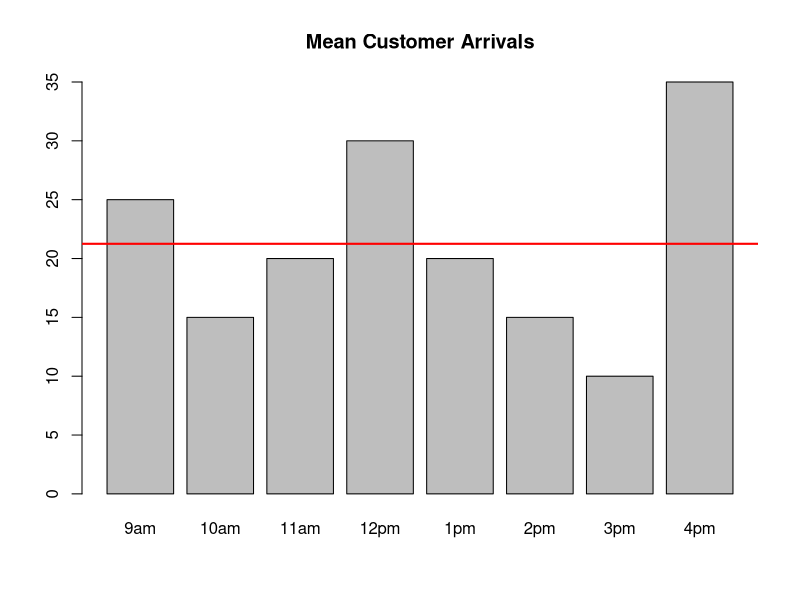
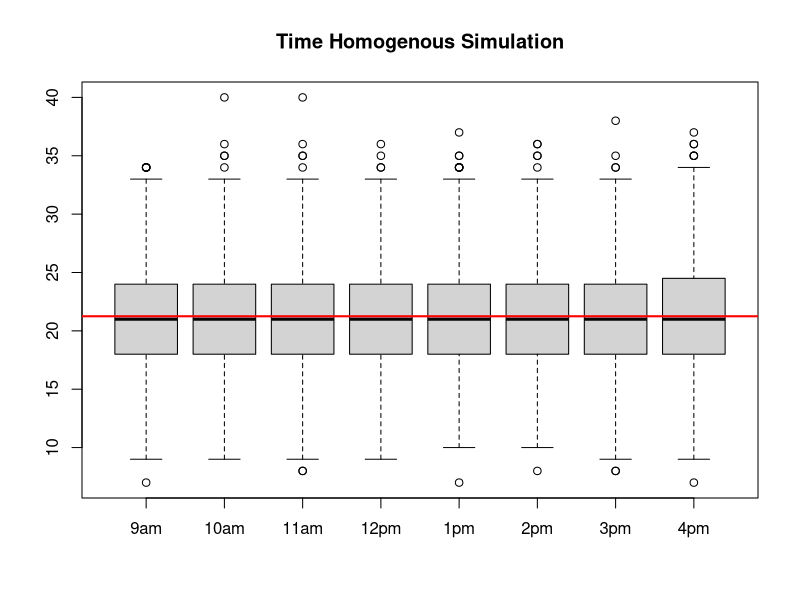
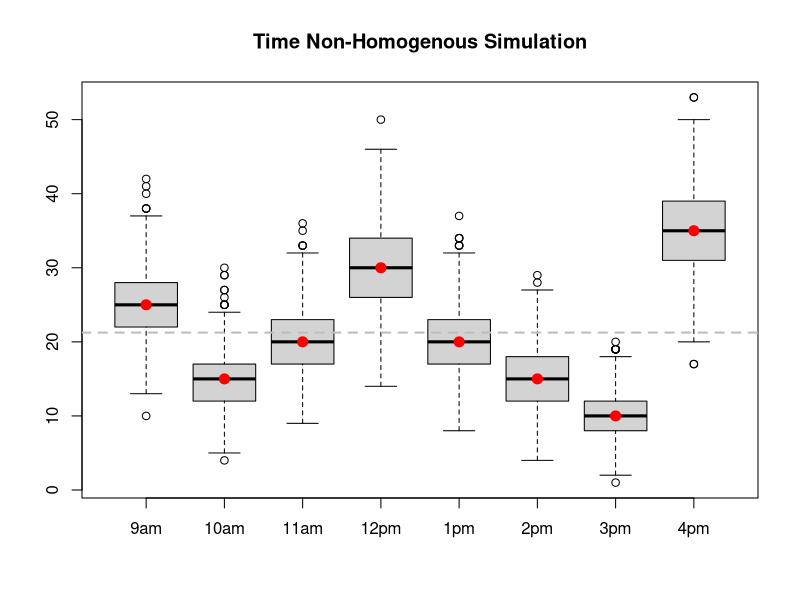

Reproduce these figures in R, in order. (Note: this script raises an error after producing the figures.)
arrivals.9to5 <- c(25,15,20,30,20,15,10,35);
barplot(arrivals.9to5,
        names.arg=c('9am','10am','11am','12pm','1pm','2pm','3pm','4pm'))
title('Mean Customer Arrivals')
abline(h=mean(arrivals.9to5),col='red',lwd=2)
avg.day <- function(overall.mean){
  arrivals.by.hour <- rpois(n=8,lambda=overall.mean);
  return(arrivals.by.hour)
}
# Simulate 1000 days;
avgDay.m <- matrix(NA,nrow=1000,ncol=8);
for (j in 1:1000){
  avgDay.m[j,] <- avg.day(overall.mean=21.25);
}
# Convert matrix to data frame
avgDay.df <- as.data.frame(avgDay.m);
colnames(avgDay.df) <- c('9am','10am','11am','12pm','1pm','2pm','3pm','4pm');
head(avgDay.df)
boxplot(avgDay.df)
abline(h=mean(arrivals.9to5),col='red',lwd=2)
title('Time Homogenous Simulation')
sim.day <- function(mean.vec){
  arrivals.by.hour <- rep(NA,length(mean.vec));
  for (j in 1:length(mean.vec)){
    arrivals.by.hour[j] <- rpois(n=1,lambda=mean.vec[j]);
  }
  return(arrivals.by.hour)
}
# Simulate 1000 days;
simDay.m <- matrix(NA,nrow=1000,ncol=8);
for (j in 1:1000){
  simDay.m[j,] <- sim.day(mean.vec=c(25,15,20,30,20,15,10,35));
}
# Convert matrix to data frame
simDay.df <- as.data.frame(simDay.m);
colnames(simDay.df) <- c('9am','10am','11am','12pm','1pm','2pm','3pm','4pm');
head(simDay.df)
boxplot(simDay.df)
abline(h=mean(arrivals.9to5),col='grey',lwd=2,lty=2)
points(c(25,15,20,30,20,15,10,35),pch=20,col='red',cex=2)
title('Time Non-Homogenous Simulation')
# Define quantile points of interest
p <- c(0.01,0.05,0.10,0.25,0.50,0.75,0.90,0.95,0.99);
# Compute hourly quantiles for average day simulation
avgDay.quantiles <- lapply(avgDay.df,MARGIN=2,FUN=quantile,p);
# Check that lapply() was used correctly
quantile(avgDay.df$'3pm',p)
ks.test(avgDay.df$'9am',simDay.df$'9am')
avgDay.grade9am <- ifelse(avgDay.df$'9am'>30,'01: Understaffed',
                          ifelse(avgDay.df$'9am'<13,'02: Overstaffed',
                                 '03: Staffed Correctly'))
avgDay.grade10am <- ifelse(avgDay.df$'10am'>30,'01: Understaffed',
                          ifelse(avgDay.df$'10am'<13,'02: Overstaffed',
                                 '03: Staffed Correctly'))
avgDay.grade11am <- ifelse(avgDay.df$'11am'>30,'01: Understaffed',
                          ifelse(avgDay.df$'11am'<13,'02: Overstaffed',
                                 '03: Staffed Correctly'))
avgDay.grade12pm <- ifelse(avgDay.df$'12pm'>30,'01: Understaffed',
                          ifelse(avgDay.df$'12pm'<13,'02: Overstaffed',
                                 '03: Staffed Correctly'))
avgDay.grade1pm <- ifelse(avgDay.df$'1pm'>30,'01: Understaffed',
                          ifelse(avgDay.df$'1pm'<13,'02: Overstaffed',
                                 '03: Staffed Correctly'))
avgDay.grade2pm <- ifelse(avgDay.df$'2pm'>30,'01: Understaffed',
                          ifelse(avgDay.df$'2pm'<13,'02: Overstaffed',
                                  '03: Staffed Correctly'))
avgDay.grade3pm <- ifelse(avgDay.df$'3pm'>30,'01: Understaffed',
                          ifelse(avgDay.df$'3pm'<13,'02: Overstaffed',
                                  '03: Staffed Correctly'))
avgDay.grade4pm <- ifelse(avgDay.df$'4pm'>30,'01: Understaffed',
                          ifelse(avgDay.df$'4pm'<13,'02: Overstaffed',
                                  '03: Staffed Correctly'))
avgDay.performance <- rbind(table(avgDay.grade9am),
                            table(avgDay.grade10am),
                            table(avgDay.grade11am),
                            table(avgDay.grade12pm),
                            table(avgDay.grade1pm),
                            table(avgDay.grade2pm),
                            table(avgDay.grade3pm),
                            table(avgDay.grade4pm)
);
avgDay.performance
rownames(avgDay.performance) <- c('9am','10am','11am','12pm','1pm','2pm','3pm','4pm');
avgDay.performance
avgDay.performance/1000
table(simDay.grade12pm)
simDay.grade9am <- ifelse(simDay.df$'9am'>30,'01: Understaffed',
                          ifelse(simDay.df$'9am'<13,'02: Overstaffed',
                                 '03: Staffed Correctly'))
simDay.grade10am <- ifelse(simDay.df$'10am'>30,'01: Understaffed',
                           ifelse(simDay.df$'10am'<13,'02: Overstaffed',
                                  '03: Staffed Correctly'))
simDay.grade11am <- ifelse(simDay.df$'11am'>30,'01: Understaffed',
                           ifelse(simDay.df$'11am'<13,'02: Overstaffed',
                                  '03: Staffed Correctly'))
simDay.grade12pm <- ifelse(simDay.df$'12pm'>30,'01: Understaffed',
                           ifelse(simDay.df$'12pm'<13,'02: Overstaffed',
                                  '03: Staffed Correctly'))
simDay.grade1pm <- ifelse(simDay.df$'1pm'>30,'01: Understaffed',
                          ifelse(simDay.df$'1pm'<13,'02: Overstaffed',
                                 '03: Staffed Correctly'))
simDay.grade2pm <- ifelse(simDay.df$'2pm'>30,'01: Understaffed',
                          ifelse(simDay.df$'2pm'<13,'02: Overstaffed',
                                 '03: Staffed Correctly'))
simDay.grade3pm <- ifelse(simDay.df$'3pm'>30,'01: Understaffed',
                          ifelse(simDay.df$'3pm'<13,'02: Overstaffed',
                                 '03: Staffed Correctly'))
simDay.grade4pm <- ifelse(simDay.df$'4pm'>30,'01: Understaffed',
                          ifelse(simDay.df$'4pm'<13,'02: Overstaffed',
                                 '03: Staffed Correctly'))
simDay.performance <- rbind(table(simDay.grade9am),
                            table(simDay.grade10am),
                            table(simDay.grade11am),
                            table(simDay.grade12pm),
                            table(simDay.grade1pm),
                            table(simDay.grade2pm),
                            table(simDay.grade3pm),
                            table(simDay.grade4pm)
);
simDay.performance
rownames(simDay.performance) <- c('9am','10am','11am','12pm','1pm','2pm','3pm','4pm');
simDay.performance
simDay.performance/1000
simDay.performance['10am', '01: Understaffed'] <- 0
simDay.performance['10am', '02: Overstaffed'] <- 278
simDay.performance['10am', '03: Staffed Correctly'] <- 722
simDay.performance['12pm', '02: Overstaffed'] <- 0
simDay.performance['12pm', '03: Staffed Correctly'] <- 508
simDay.performance['2pm', '01: Understaffed'] <- 0
simDay.performance['2pm', '02: Overstaffed'] <- 282
simDay.performance['2pm', '03: Staffed Correctly'] <- 718
simDay.performance['3pm', '01: Understaffed'] <- 0
simDay.performance['3pm', '02: Overstaffed'] <- 790
simDay.performance['3pm', '03: Staffed Correctly'] <- 210
simDay.performance['4pm', '02: Overstaffed'] <- 0
simDay.performance['4pm', '03: Staffed Correctly'] <- 244
simDay.performance
simDay.performance/1000
